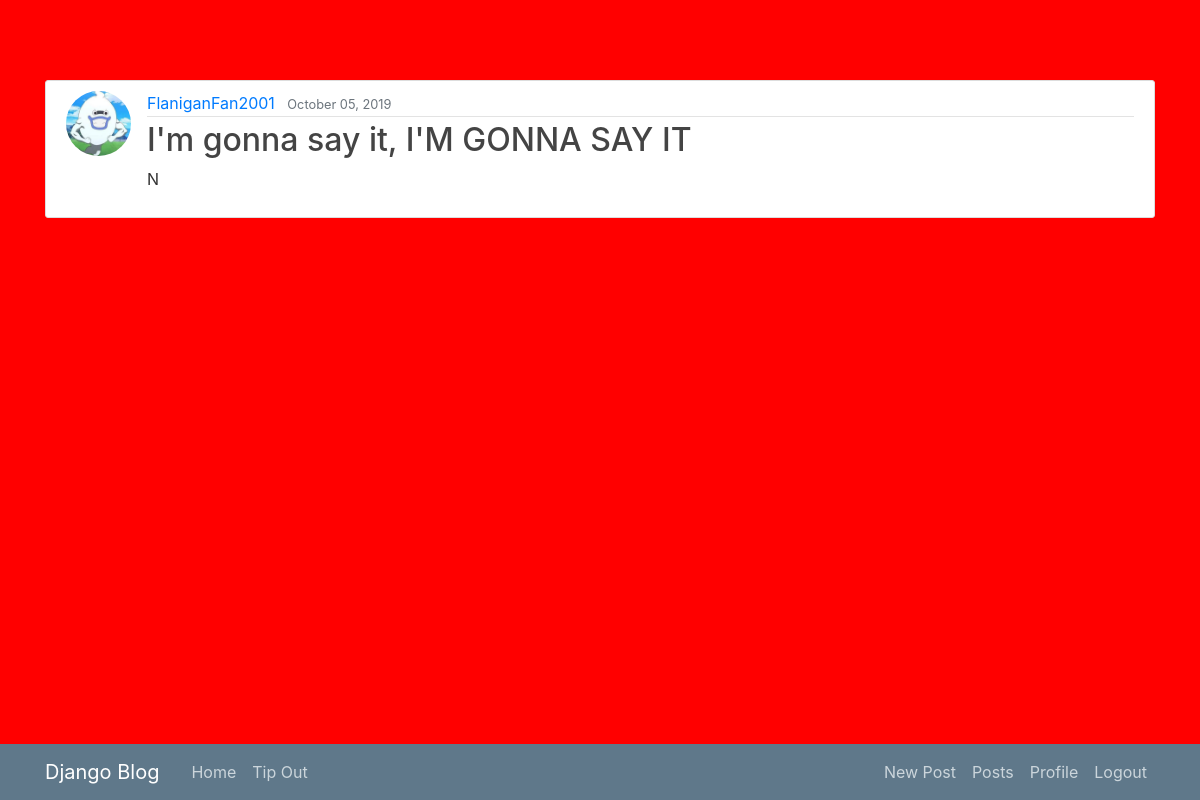
The page /post/36/ (signed in) on the database its author committed.
### blog/models.py (models this page shows, shortened)
class Post(models.Model):
    title = models.CharField(max_length=100)
    content = models.TextField()
    date_posted = models.DateTimeField(default=timezone.now)
    author = models.ForeignKey(User, on_delete=models.CASCADE)

### users/models.py (models this page shows, shortened)
class Profile(models.Model):
    user = models.OneToOneField(User, on_delete=models.CASCADE)
    image = models.ImageField(default='default.png', upload_to='profile_pics')

### blog/views.py (the view)
# urls.py: path('post/<int:pk>/', PostDetailView.as_view(), name='post-detail'),
class PostDetailView(LoginRequiredMixin, DetailView):
    model = Post

### blog/templates/blog/post_detail.html (shortened to what this page needs)
{% extends "blog/base.html" %}
{% block content %}
<article class="media content-section">
  <img class = "rounded-circle article-img" src="{{ object.author.profile.image.url }}">
  <div class="media-body">
    <div class="article-metadata">
      <a class="mr-2" href="{% url 'user-posts' post.author.username %}">{{ object.author }}</a>
      <small class="text-muted">{{ object.date_posted|date:"F d, Y" }}</small>
    </div>
    <h2 class="article-title">{{ object.title }}</h2>
    <p class="article-content">{{ object.content }}</p>
  </div>
</article>
{% endblock content %}

### blog/static/blog/main.css (style rules this page uses)
body { background: #fafafa; color: #333333; margin-top: 5rem; }
h1, h2, h3, h4, h5, h6 { color: #444444; }
.content-section { background: #ffffff; padding: 10px 20px; border: 1px solid #dddddd; border-radius: 3px; margin-bottom: 20px; }
.article-title { color: #444444; }
.article-content { white-space: pre-line; }
.article-img { height: 65px; width: 65px; margin-right: 16px; }
.article-metadata { padding-bottom: 1px; margin-bottom: 4px; border-bottom: 1px solid #e3e3e3 }

### rows shown on the page
Post: author.profile.image (picture), author "FlaniganFan2001", date_posted "October 05, 2019", title "I'm gonna say it, I'M GONNA SAY IT", content "N"
